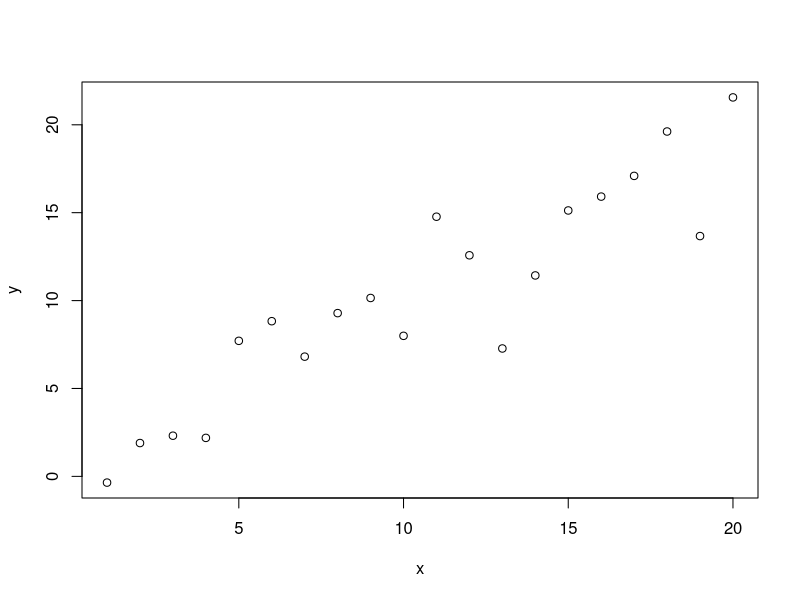

Here is the R script that generated this plot: (Note: this script raises an error after producing the figure.)
## ---- chunk 1
x <- c(1:20)
y <- x + rnorm(20,sd = 2.5)
plot(x,y)
## ---- chunk 2
4 + 7
## ---- chunk 3
x <- 4
x

rm(x)
x

## ---- chunk 4
x <- 4
x + 7

## ---- chunk 5
x <- 4
y <- 7
x + y

## ---- chunk 6
x <- c(6,7,8)
x

x <- c(1:10)
x

## ---- chunk 7
x <- c(1:10)
x + 1
x/2

y <- c(101:110)
x*y

## ---- chunk 8
x <- c(1:10)
x + 1
x/2

y <- c(101:110)
x*y

## ---- chunk 9
x <- c(1,2,4,4,4,5)

x[5]
x[c(4:6)]

## ---- chunk 10
x <- c(1,2,4,4,4,5,11)
sum(x)
length(x)
sum(x)/length(x)
mean(x)


## ---- chunk 11
?mean
## ---- chunk 12
hello
## ---- chunk 13
"hello"

"hello world"
## ---- chunk 14
x <- "Martin has a bushy beard"
x
## ---- chunk 15
x <- "Martin has a bushy beard"
x[1]
x[2]
## ---- chunk 16
mb <- c("Martin","has","a","bushy","beard")
mb[1]
mb[2]
mb[c(3:5)]
## ---- chunk 17
Sweet_colours <- c("Red","Purple","Yellow","Green")
Number_left <- c(0,1,20,23)

sweets <- data.frame(Sweet_colours,Number_left)

sweets
## ---- chunk 18
str(sweets)

nrow(sweets)

ncol(sweets)
## ---- chunk 19
sweets$Sweet_colours
sweets$Number_left
## ---- chunk 20
sweets[2,]
sweets[,2]
sweets[2,2]
## ---- chunk 21
barplot(height = sweets$Number_left,names.arg = sweets$Sweet_colours)
